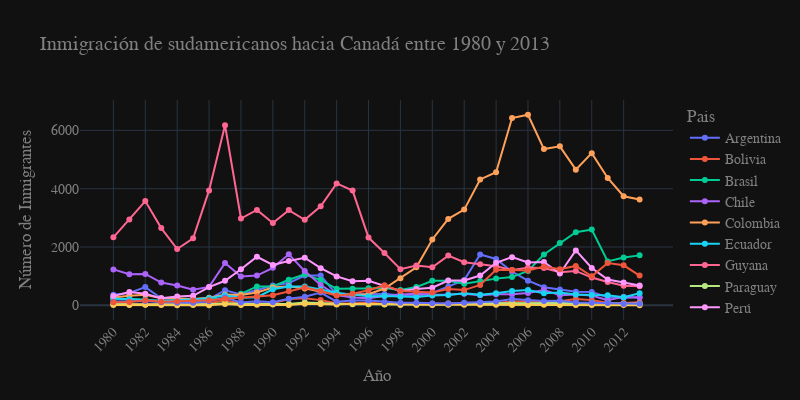

Notebook source saved alongside this figure:
### Code cell
fig = px.line(sudamerica, x=sudamerica.index, y=sudamerica.columns,
              title='Inmigración de sudamericanos hacia Canadá entre 1980 y 2013',
              color='Pais', markers=True)
fig.update_layout(width=800, height=400, xaxis={'tickangle': -45},
                  xaxis_title='Año', yaxis_title='Número de Inmigrantes',
                  font_family='Arial', font_size=14, font_color='grey')

fig.write_html('data/inmigracion_sudamericanos_canada.html')
fig.show()

### Figure 1 — Plotly figure (JSON) as saved in the notebook; plotly's stock layout.template omitted (floating-point values rounded to 4 significant figures)
{"data": [{"hovertemplate": "Pais=Argentina<br>index=%{x}<br>value=%{y}<extra></extra>", "legendgroup": "Argentina", "line": {"color": "#636efa", "dash": "solid"}, "marker": {"symbol": "circle"}, "mode": "lines+markers", "name": "Argentina", "orientation": "v", "showlegend": true, "x": ["1980", "1981", "1982", "1983", "1984", "1985", "1986", "1987", "1988", "1989", "1990", "1991", "1992", "1993", "1994", "1995", "1996", "1997", "1998", "1999", "2000", "2001", "2002", "2003", "2004", "2005", "2006", "2007", "2008", "2009", "2010", "2011", "2012", "2013"], "xaxis": "x", "y": [368, 426, 626, 241, 237, 196, 213, 519, 374, 538, 678, 763, 1023, 1022, 366, 380, 396, 391, 349, 318, 427, 635, 865, 1745, 1591, 1153, 847, 620, 540, 467, 459, 278, 263, 282], "yaxis": "y", "type": "scatter"}, {"hovertemplate": "Pais=Bolivia<br>index=%{x}<br>value=%{y}<extra></extra>", "legendgroup": "Bolivia", "line": {"color": "#EF553B", "dash": "solid"}, "marker": {"symbol": "circle"}, "mode": "lines+markers", "name": "Bolivia", "orientation": "v", "showlegend": true, "x": ["1980", "1981", "1982", "1983", "1984", "1985", "1986", "1987", "1988", "1989", "1990", "1991", "1992", "1993", "1994", "1995", "1996", "1997", "1998", "1999", "2000", "2001", "2002", "2003", "2004", "2005", "2006", "2007", "2008", "2009", "2010", "2011", "2012", "2013"], "xaxis": "x", "y": [44, 52, 42, 49, 38, 44, 79, 165, 63, 68, 71, 214, 247, 180, 75, 61, 96, 43, 33, 42, 33, 72, 57, 59, 85, 134, 139, 107, 143, 214, 180, 86, 83, 107], "yaxis": "y", "type": "scatter"}, {"hovertemplate": "Pais=Brasil<br>index=%{x}<br>value=%{y}<extra></extra>", "legendgroup": "Brasil", "line": {"color": "#00cc96", "dash": "solid"}, "marker": {"symbol": "circle"}, "mode": "lines+markers", "name": "Brasil", "orientation": "v", "showlegend": true, "x": ["1980", "1981", "1982", "1983", "1984", "1985", "1986", "1987", "1988", "1989", "1990", "1991", "1992", "1993", "1994", "1995", "1996", "1997", "1998", "1999", "2000", "2001", "2002", "2003", "2004", "2005", "2006", "2007", "2008", "2009", "2010", "2011", "2012", "2013"], "xaxis": "x", "y": [211, 220, 192, 139, 145, 130, 205, 244, 394, 650, 650, 877, 1066, 866, 566, 572, 586, 591, 531, 626, 845, 847, 745, 839, 917, 969, 1181, 1746, 2138, 2509, 2598, 1508, 1642, 1714], "yaxis": "y", "type": "scatter"}, {"hovertemplate": "Pais=Chile<br>index=%{x}<br>value=%{y}<extra></extra>", "legendgroup": "Chile", "line": {"color": "#ab63fa", "dash": "solid"}, "marker": {"symbol": "circle"}, "mode": "lines+markers", "name": "Chile", "orientation": "v", "showlegend": true, "x": ["1980", "1981", "1982", "1983", "1984", "1985", "1986", "1987", "1988", "1989", "1990", "1991", "1992", "1993", "1994", "1995", "1996", "1997", "1998", "1999", "2000", "2001", "2002", "2003", "2004", "2005", "2006", "2007", "2008", "2009", "2010", "2011", "2012", "2013"], "xaxis": "x", "y": [1233, 1069, 1078, 781, 681, 533, 633, 1454, 990, 1023, 1286, 1749, 1175, 697, 352, 273, 244, 325, 376, 397, 366, 369, 401, 347, 383, 384, 427, 530, 350, 375, 340, 174, 291, 273], "yaxis": "y", "type": "scatter"}, {"hovertemplate": "Pais=Colombia<br>index=%{x}<br>value=%{y}<extra></extra>", "legendgroup": "Colombia", "line": {"color": "#FFA15A", "dash": "solid"}, "marker": {"symbol": "circle"}, "mode": "lines+markers", "name": "Colombia", "orientation": "v", "showlegend": true, "x": ["1980", "1981", "1982", "1983", "1984", "1985", "1986", "1987", "1988", "1989", "1990", "1991", "1992", "1993", "1994", "1995", "1996", "1997", "1998", "1999", "2000", "2001", "2002", "2003", "2004", "2005", "2006", "2007", "2008", "2009", "2010", "2011", "2012", "2013"], "xaxis": "x", "y": [266, 326, 360, 244, 235, 214, 257, 376, 352, 439, 614, 652, 582, 464, 375, 371, 381, 578, 929, 1306, 2259, 2965, 3283, 4318, 4566, 6424, 6535, 5357, 5452, 4652, 5218, 4366, 3741, 3631], "yaxis": "y", "type": "scatter"}, {"hovertemplate": "Pais=Ecuador<br>index=%{x}<br>value=%{y}<extra></extra>", "legendgroup": "Ecuador", "line": {"color": "#19d3f3", "dash": "solid"}, "marker": {"symbol": "circle"}, "mode": "lines+markers", "name": "Ecuador", "orientation": "v", "showlegend": true, "x": ["1980", "1981", "1982", "1983", "1984", "1985", "1986", "1987", "1988", "1989", "1990", "1991", "1992", "1993", "1994", "1995", "1996", "1997", "1998", "1999", "2000", "2001", "2002", "2003", "2004", "2005", "2006", "2007", "2008", "2009", "2010", "2011", "2012", "2013"], "xaxis": "x", "y": [238, 207, 184, 155, 179, 208, 240, 344, 265, 278, 552, 643, 644, 547, 431, 368, 310, 317, 295, 291, 342, 353, 418, 361, 417, 491, 525, 419, 437, 373, 353, 348, 282, 418], "yaxis": "y", "type": "scatter"}, {"hovertemplate": "Pais=Guyana<br>index=%{x}<br>value=%{y}<extra></extra>", "legendgroup": "Guyana", "line": {"color": "#FF6692", "dash": "solid"}, "marker": {"symbol": "circle"}, "mode": "lines+markers", "name": "Guyana", "orientation": "v", "showlegend": true, "x": ["1980", "1981", "1982", "1983", "1984", "1985", "1986", "1987", "1988", "1989", "1990", "1991", "1992", "1993", "1994", "1995", "1996", "1997", "1998", "1999", "2000", "2001", "2002", "2003", "2004", "2005", "2006", "2007", "2008", "2009", "2010", "2011", "2012", "2013"], "xaxis": "x", "y": [2334, 2943, 3575, 2650, 1932, 2299, 3942, 6174, 2977, 3270, 2824, 3266, 2932, 3399, 4181, 3935, 2324, 1795, 1238, 1366, 1308, 1707, 1479, 1410, 1341, 1215, 1286, 1277, 1137, 1180, 953, 804, 676, 656], "yaxis": "y", "type": "scatter"}, {"hovertemplate": "Pais=Paraguay<br>index=%{x}<br>value=%{y}<extra></extra>", "legendgroup": "Paraguay", "line": {"color": "#B6E880", "dash": "solid"}, "marker": {"symbol": "circle"}, "mode": "lines+markers", "name": "Paraguay", "orientation": "v", "showlegend": true, "x": ["1980", "1981", "1982", "1983", "1984", "1985", "1986", "1987", "1988", "1989", "1990", "1991", "1992", "1993", "1994", "1995", "1996", "1997", "1998", "1999", "2000", "2001", "2002", "2003", "2004", "2005", "2006", "2007", "2008", "2009", "2010", "2011", "2012", "2013"], "xaxis": "x", "y": [45, 26, 32, 40, 48, 36, 34, 72, 53, 48, 56, 51, 94, 75, 46, 39, 38, 30, 25, 34, 29, 34, 60, 88, 74, 75, 88, 98, 95, 88, 89, 83, 55, 66], "yaxis": "y", "type": "scatter"}, {"hovertemplate": "Pais=Perú<br>index=%{x}<br>value=%{y}<extra></extra>", "legendgroup": "Perú", "line": {"color": "#FF97FF", "dash": "solid"}, "marker": {"symbol": "circle"}, "mode": "lines+markers", "name": "Perú", "orientation": "v", "showlegend": true, "x": ["1980", "1981", "1982", "1983", "1984", "1985", "1986", "1987", "1988", "1989", "1990", "1991", "1992", "1993", "1994", "1995", "1996", "1997", "1998", "1999", "2000", "2001", "2002", "2003", "2004", "2005", "2006", "2007", "2008", "2009", "2010", "2011", "2012", "2013"], "xaxis": "x", "y": [317, 456, 401, 241, 306, 328, 628, 843, 1237, 1667, 1384, 1522, 1632, 1274, 993, 827, 845, 676, 493, 560, 603, 849, 855, 1023, 1460, 1653, 1473, 1490, 1094, 1884, 1283, 886, 787, 682], "yaxis": "y", "type": "scatter"}, {"hovertemplate": "Pais=Surinam<br>index=%{x}<br>value=%{y}<extra></extra>", "legendgroup": "Surinam", "line": {"color": "#FECB52", "dash": "solid"}, "marker": {"symbol": "circle"}, "mode": "lines+markers", "name": "Surinam", "orientation": "v", "showlegend": true, "x": ["1980", "1981", "1982", "1983", "1984", "1985", "1986", "1987", "1988", "1989", "1990", "1991", "1992", "1993", "1994", "1995", "1996", "1997", "1998", "1999", "2000", "2001", "2002", "2003", "2004", "2005", "2006", "2007", "2008", "2009", "2010", "2011", "2012", "2013"], "xaxis": "x", "y": [15, 10, 21, 12, 5, 16, 7, 46, 16, 24, 26, 13, 53, 51, 32, 58, 51, 35, 22, 11, 16, 22, 22, 22, 17, 15, 16, 20, 9, 12, 13, 11, 16, 4], "yaxis": "y", "type": "scatter"}, {"hovertemplate": "Pais=Uruguay<br>index=%{x}<br>value=%{y}<extra></extra>", "legendgroup": "Uruguay", "line": {"color": "#636efa", "dash": "solid"}, "marker": {"symbol": "circle"}, "mode": "lines+markers", "name": "Uruguay", "orientation": "v", "showlegend": true, "x": ["1980", "1981", "1982", "1983", "1984", "1985", "1986", "1987", "1988", "1989", "1990", "1991", "1992", "1993", "1994", "1995", "1996", "1997", "1998", "1999", "2000", "2001", "2002", "2003", "2004", "2005", "2006", "2007", "2008", "2009", "2010", "2011", "2012", "2013"], "xaxis": "x", "y": [128, 132, 146, 105, 90, 92, 137, 269, 99, 144, 111, 229, 299, 437, 125, 164, 171, 117, 87, 93, 75, 64, 91, 103, 130, 217, 175, 147, 160, 99, 93, 81, 47, 58], "yaxis": "y", "type": "scatter"}, {"hovertemplate": "Pais=Venezuela<br>index=%{x}<br>value=%{y}<extra></extra>", "legendgroup": "Venezuela", "line": {"color": "#EF553B", "dash": "solid"}, "marker": {"symbol": "circle"}, "mode": "lines+markers", "name": "Venezuela", "orientation": "v", "showlegend": true, "x": ["1980", "1981", "1982", "1983", "1984", "1985", "1986", "1987", "1988", "1989", "1990", "1991", "1992", "1993", "1994", "1995", "1996", "1997", "1998", "1999", "2000", "2001", "2002", "2003", "2004", "2005", "2006", "2007", "2008", "2009", "2010", "2011", "2012", "2013"], "xaxis": "x", "y": [103, 117, 174, 124, 142, 165, 179, 229, 279, 304, 344, 487, 610, 490, 334, 402, 520, 686, 489, 464, 443, 560, 524, 699, 1224, 1211, 1192, 1335, 1239, 1353, 998, 1452, 1373, 1022], "yaxis": "y", "type": "scatter"}], "layout": {"xaxis": {"anchor": "y", "domain": [0.0, 1.0], "title": {"text": "Año"}, "tickangle": -45}, "yaxis": {"anchor": "x", "domain": [0.0, 1.0], "title": {"text": "Número de Inmigrantes"}}, "legend": {"title": {"text": "Pais"}, "tracegroupgap": 0}, "title": {"text": "Inmigración de sudamericanos hacia Canadá entre 1980 y 2013"}, "font": {"family": "Arial", "size": 14, "color": "grey"}, "width": 800, "height": 400}}
